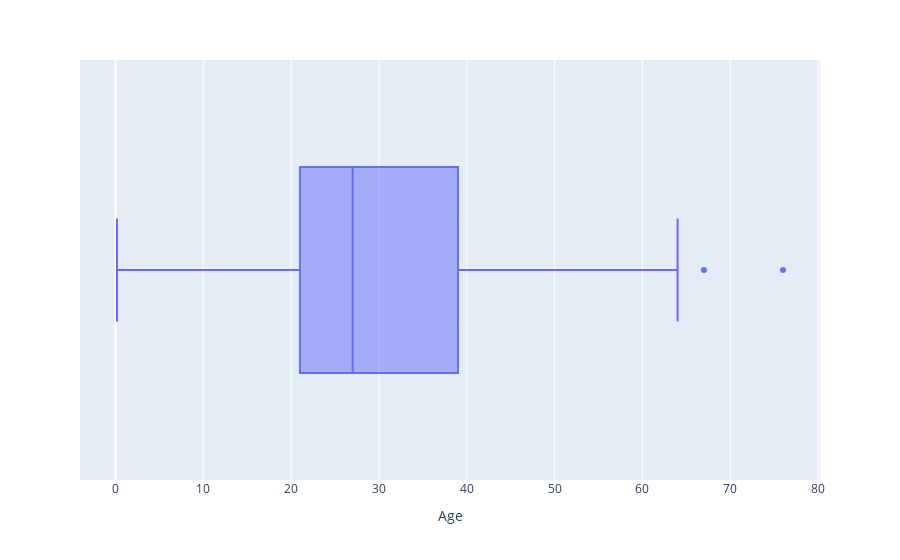

The cell this chart's notebook holds for it:
### Code cell
px.box(df,'Age')

### Figure 1 — Plotly figure (JSON) as saved in the notebook; plotly's stock layout.template omitted (floating-point values rounded to 4 significant figures; data arrays with more than 128 entries replaced by an {"elided": "..."} marker saying what was removed)
{"data": [{"alignmentgroup": "True", "hovertemplate": "Age=%{x}<extra></extra>", "legendgroup": "", "marker": {"color": "#636efa"}, "name": "", "notched": false, "offsetgroup": "", "orientation": "h", "showlegend": false, "type": "box", "x": {"elided": "418 float values"}, "x0": " ", "xaxis": "x", "y0": " ", "yaxis": "y"}], "layout": {"boxmode": "group", "legend": {"tracegroupgap": 0}, "margin": {"t": 60}, "xaxis": {"anchor": "y", "domain": [0, 1], "title": {"text": "Age"}}, "yaxis": {"anchor": "x", "domain": [0, 1]}}}
